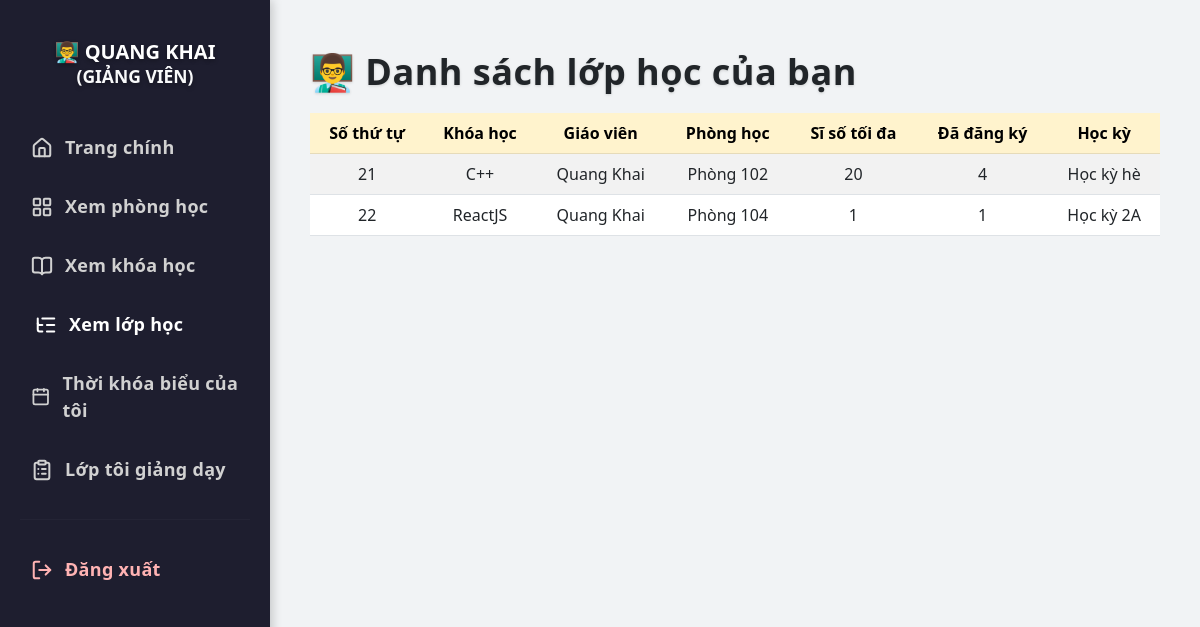
/view-classes (signed in), run on the app's committed database.
### tables this page shows
CREATE TABLE users (
            id INTEGER PRIMARY KEY AUTOINCREMENT,
            full_name TEXT NOT NULL,
            email TEXT NOT NULL UNIQUE,
            password TEXT NOT NULL,
            role TEXT NOT NULL CHECK (role IN ('student', 'teacher', 'admin')),
            dob DATE,                
            phone TEXT,             
            gender TEXT CHECK (gender IN ('male', 'female', 'other')), 
            cccd TEXT              
        , image TEXT);

CREATE TABLE classes (
            id INTEGER PRIMARY KEY AUTOINCREMENT,
            course_id INTEGER NOT NULL,
            teacher_id INTEGER NOT NULL,
            room_id INTEGER NOT NULL,
            capacity INTEGER NOT NULL CHECK (capacity > 0),
            registered INTEGER DEFAULT 0, semester_id INTEGER REFERENCES semesters(id),
            FOREIGN KEY (course_id) REFERENCES courses(id),
            FOREIGN KEY (teacher_id) REFERENCES users(id),
            FOREIGN KEY (room_id) REFERENCES rooms(id)
        );

CREATE TABLE courses (
            id INTEGER PRIMARY KEY AUTOINCREMENT,
            name TEXT NOT NULL UNIQUE,
            description TEXT
        , image TEXT);

CREATE TABLE rooms (
            id INTEGER PRIMARY KEY AUTOINCREMENT,
            name TEXT NOT NULL UNIQUE,
            status TEXT NOT NULL CHECK (status IN ('available', 'occupied', 'maintenance'))
        );

CREATE TABLE semesters (
            id INTEGER PRIMARY KEY AUTOINCREMENT,
            name TEXT NOT NULL,
            start_date TEXT NOT NULL,  -- yyyy-MM-dd
            end_date TEXT NOT NULL
        );

### app.py (the view)
@app.route('/view-classes')
@login_required
def view_classes():
    conn = sqlite3.connect('database.db')
    cursor = conn.cursor()
    if current_user.role == 'admin':
        query = """
            SELECT
                classes.id, courses.name, users.full_name, rooms.name,
                classes.capacity, classes.registered, semesters.name
            FROM classes
            JOIN courses ON classes.course_id = courses.id
            JOIN users ON classes.teacher_id = users.id
            JOIN rooms ON classes.room_id = rooms.id
            JOIN semesters ON classes.semester_id = semesters.id
        """
        classes = cursor.execute(query).fetchall()
    elif current_user.role == 'teacher':
        query = """
            SELECT
                classes.id, courses.name, users.full_name, rooms.name,
                classes.capacity, classes.registered, semesters.name
            FROM classes
            JOIN courses ON classes.course_id = courses.id
            JOIN users ON classes.teacher_id = users.id
            JOIN rooms ON classes.room_id = rooms.id
            JOIN semesters ON classes.semester_id = semesters.id
            WHERE classes.teacher_id = ?
        """
        classes = cursor.execute(query, (current_user.id,)).fetchall()
    else:
        conn.close()
        return "Không có quyền truy cập", 403
    conn.close()
    return render_template('view_classes.html', classes=classes, user=current_user)

### app.py (called while the page is built)
@login_manager.user_loader
def load_user(user_id):
    conn = sqlite3.connect('database.db')
    cursor = conn.cursor()
    cursor.execute("SELECT id, full_name, email, role, image FROM users WHERE id = ?", (user_id,))
    row = cursor.fetchone()
    conn.close()
    if row:
        return User(*row)
    return None

### templates/view_classes.html (shortened to what this page needs)
<!DOCTYPE html>
<html lang="vi">
<head>
  <link href="https://cdn.jsdelivr.net/npm/bootstrap@5.3.0/dist/css/bootstrap.min.css" rel="stylesheet">
</head>
<body>
<div class="sidebar">
  {% if user.role == 'admin' %}
    <h4>🎓 {{ user.full_name }}<br><small class="text-light">(ADMIN)</small></h4>
  {% elif user.role == 'teacher' %}
    <h4>👨‍🏫 {{ user.full_name }}<br><small class="text-light">(GIẢNG VIÊN)</small></h4>
  {% else %}
    <h4>👩‍🎓 {{ user.full_name }}<br><small class="text-light">(Sinh viên)</small></h4>
  {% endif %}
  <a href="/dashboard"><i data-lucide="home"></i>Trang chính</a>
  <a href="{{ url_for('view_rooms') }}"><i data-lucide="layout-grid"></i>Xem phòng học</a>
  <a href="{{ url_for('view_courses') }}"><i data-lucide="book-open"></i>Xem khóa học</a>
  <a href="{{ url_for('view_classes') }}" class="active"><i data-lucide="list-tree"></i>Xem lớp học</a>
  {% if user.role == 'teacher' %}
    <a href="{{ url_for('teacher_schedule') }}"><i data-lucide="calendar"></i>Thời khóa biểu của tôi</a>
    <a href="{{ url_for('teacher_my_class') }}"><i data-lucide="clipboard-list"></i>Lớp tôi giảng dạy</a>
  {% endif %}
  <hr>
  <a href="{{ url_for('logout') }}" class="logout-link"><i data-lucide="log-out"></i>Đăng xuất</a>
</div>
<div class="main-content">
  {% if user.role == 'teacher' %}
    <h2>👨‍🏫 Danh sách lớp học của bạn</h2>
  {% endif %}
  <div class="table-responsive">
    <table class="table table-striped table-hover align-middle">
      <thead class="table-warning text-center">
        <tr>
          <th scope="col">Số thứ tự</th>
          <th scope="col">Khóa học</th>
          <th scope="col">Giáo viên</th>
          <th scope="col">Phòng học</th>
          <th scope="col">Sĩ số tối đa</th>
          <th scope="col">Đã đăng ký</th>
          <th scope="col">Học kỳ</th>
        </tr>
      </thead>
      <tbody class="text-center" id="classTableBody">
        {% for c in classes %}
        <tr>
          <td>{{ c[0] }}</td>
          <td>{{ c[1] }}</td>
          <td>{{ c[2] }}</td>
          <td>{{ c[3] }}</td>
          <td>{{ c[4] }}</td>
          <td>{{ c[5] }}</td>
          <td>{{ c[6] }}</td>
        </tr>
        {% endfor %}
      </tbody>
    </table>
  </div>
</div>
</body>
</html>

### templates/view_classes.html (style rules this page uses)
body { margin: 0; font-family: 'Segoe UI', sans-serif; background: #f1f3f5; }
.sidebar { width: 270px; min-height: 100vh; background: #1e1e2f; padding-top: 40px; position: fixed; left: 0; top: 0; box-shadow: 2px 0 10px rgba(0, 0, 0, 0.2); }
.sidebar h4 { color: #fff; text-align: center; margin-bottom: 30px; font-weight: 800; font-size: 20px; text-transform: uppercase; text-shadow: 0 2px 4px rgba(0, 0, 0, 0.3); }
.sidebar a { display: flex; align-items: center; padding: 16px 26px; color: #d1d1d1; font-size: 18px; font-weight: 700; text-decoration: none; border-left: 5px solid transparent; transition: all 0.35s ease; letter-spacing: 0.3px; position: relative; }
.sidebar a::before { content: ''; position: absolute; top: 0; left: 0; height: 100%; width: 0; background: linear-gradient(90deg, #4dabf7, #c084fc); transition: width 0.35s ease; z-index: 0; opacity: 0.15; }
.sidebar a:hover, .sidebar a.active { color: #fff; transform: translateX(4px); }
.sidebar a svg { width: 22px; height: 22px; margin-right: 12px; stroke-width: 2.2; transition: transform 0.3s ease; z-index: 1; }
.logout-link { color: #ffb3b3 !important; }
.main-content { margin-left: 270px; padding: 50px 40px; }
.main-content h2 { font-size: 36px; font-weight: 900; color: #212529; text-shadow: 0 1px 3px rgba(0, 0, 0, 0.15); margin-bottom: 20px; letter-spacing: 0.5px; }
hr { border-color: rgba(255, 255, 255, 0.1); margin: 20px 20px; }
.table th { font-weight: 600; }

### data on the page
users: full_name "QUANG KHAI"
classes: id "21", name "C++", full_name "Quang Khai", name "Phòng 102", capacity "20", registered "4", name "Học kỳ hè"
classes: id "22", name "ReactJS", full_name "Quang Khai", name "Phòng 104", capacity "1", registered "1", name "Học kỳ 2A"
